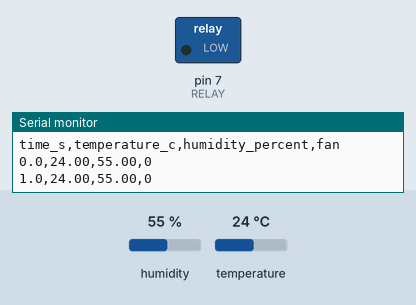
This sketch was run on a simulated Arduino Uno, built with avr-gcc and run on an emulated ATmega328P. On the bench: switched loads named in the sketch (green lamp = pin HIGH), the last lines printed to the serial monitor. Wiring (inferred from the names in the program): BME280 sensor at I2C address 0x76. Inputs (shaded band) come from the test bench; at power-on: humidity 55 %, temperature 24 °C.

Above: at 1.2 s.
1.3 s: humidity set to 68 %
3.2 s: humidity set to 72 %
At 4.8 s:
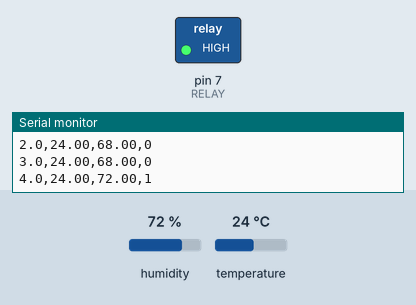
5.5 s: humidity set to 66 %
7.2 s: humidity set to 63 %
At 9.2 s:
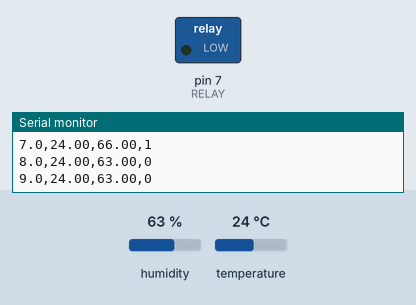
9.5 s: humidity set to 88 %
At 11.2 s:
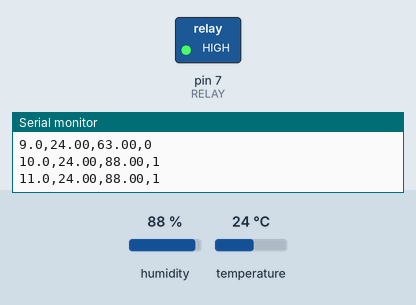
Timing chart, 0 to 12.5 s (numbered marks = the images above; inputs shaded):
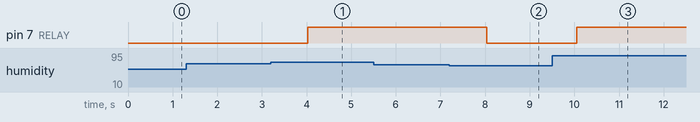

Measured:
- the behaviour switches between 69 and 70 % on humidity (found by bisection; images 0 and 1)
- the behaviour switches between 65 and 64 % on humidity (found by bisection; images 1 and 2)
- after the input at 3.2 s, pin 7 (RELAY): LOW → HIGH after 0.83 s
- after the input at 7.2 s, pin 7 (RELAY): HIGH → LOW after 0.84 s
- after the input at 9.5 s, pin 7 (RELAY): LOW → HIGH after 0.55 s

The sketch:

fan-control.ino
```cpp
#include <Wire.h>
// @pin SDA=A4
// @pin SCL=A5
// @pin RELAY=D7
// @baud 9600
const byte BME=0x76;
uint16_t digT1,digP1;
int16_t digT2,digT3,digP2,digP3,digP4,digP5,digP6,digP7,digP8,digP9;
byte digH1,digH3;
int16_t digH2,digH4,digH5;
int8_t digH6;
int32_t tFine;
byte bmeRead8(byte reg) {
  Wire.beginTransmission(BME);
  Wire.write(reg);
  Wire.endTransmission(false);
  Wire.requestFrom(BME,(byte)1);
  return Wire.read();
}
uint16_t bmeRead16LE(byte reg) {
  uint16_t lo=bmeRead8(reg),hi=bmeRead8(reg+1);
  return lo|(hi<<8);
}
int16_t bmeReadS16LE(byte reg) {
  return (int16_t)bmeRead16LE(reg);
}
uint32_t bmeRead20(byte reg) {
  Wire.beginTransmission(BME);
  Wire.write(reg);
  Wire.endTransmission(false);
  Wire.requestFrom(BME,(byte)3);
  byte msb=Wire.read();
  byte lsb=Wire.read();
  byte xlsb=Wire.read();
  return ((uint32_t)msb<<12)|((uint16_t)lsb<<4)|(xlsb>>4);
}
void bmeWrite8(byte reg,byte value) {
  Wire.beginTransmission(BME);
  Wire.write(reg);
  Wire.write(value);
  Wire.endTransmission();
}
bool bmeBegin() {
  if(bmeRead8(0xD0)!=0x60)return false;
  digT1=bmeRead16LE(0x88);
  digT2=bmeReadS16LE(0x8A);
  digT3=bmeReadS16LE(0x8C);
  digP1=bmeRead16LE(0x8E);
  digP2=bmeReadS16LE(0x90);
  digP3=bmeReadS16LE(0x92);
  digP4=bmeReadS16LE(0x94);
  digP5=bmeReadS16LE(0x96);
  digP6=bmeReadS16LE(0x98);
  digP7=bmeReadS16LE(0x9A);
  digP8=bmeReadS16LE(0x9C);
  digP9=bmeReadS16LE(0x9E);
  digH1=bmeRead8(0xA1);
  digH2=bmeReadS16LE(0xE1);
  digH3=bmeRead8(0xE3);
  byte e4=bmeRead8(0xE4),e5=bmeRead8(0xE5),e6=bmeRead8(0xE6);
  digH4=((int16_t)(int8_t)e4<<4)|(e5&15);
  digH5=((int16_t)(int8_t)e6<<4)|(e5>>4);
  digH6=(int8_t)bmeRead8(0xE7);
  bmeWrite8(0xF2,1);
  bmeWrite8(0xF4,0x27);
  bmeWrite8(0xF5,0xA0);
  return true;
}
float bmeTemperatureC() {
  int32_t adc=bmeRead20(0xFA);
  int32_t v1=((((adc>>3)-((int32_t)digT1<<1)))*digT2)>>11;
  int32_t v2=(((((adc>>4)-digT1)*((adc>>4)-digT1))>>12)*digT3)>>14;
  tFine=v1+v2;
  return ((tFine*5+128)>>8)/100.0;
}
float bmePressureHpa() {
  int64_t v1=(int64_t)tFine-128000,v2=v1*v1*digP6;
  v2+=((v1*digP5)<<17);
  v2+=((int64_t)digP4<<35);
  v1=((v1*v1*digP3)>>8)+((v1*digP2)<<12);
  v1=(((((int64_t)1<<47)+v1))*digP1)>>33;
  if(v1==0)return NAN;
  int64_t p=1048576-bmeRead20(0xF7);
  p=(((p<<31)-v2)*3125)/v1;
  v1=(digP9*(p>>13)*(p>>13))>>25;
  v2=(digP8*p)>>19;
  p=((p+v1+v2)>>8)+((int64_t)digP7<<4);
  return p/25600.0;
}
float bmeHumidity() {
  byte hMsb=bmeRead8(0xFD),hLsb=bmeRead8(0xFE);
  int32_t adc=((uint32_t)hMsb<<8)|hLsb;
  int32_t v=tFine-76800;
  v=(((((adc<<14)-((int32_t)digH4<<20)-((int32_t)digH5*v))+16384)>>15)*
  (((((((v*digH6)>>10)*(((v*digH3)>>11)+32768))>>10)+2097152)*digH2+8192)>>14));
  v-=(((((v>>15)*(v>>15))>>7)*digH1)>>4);
  v=constrain(v,0,419430400);
  return (v>>12)/1024.0;
}
const byte RELAY=7;
// @tunable humidityOnPercent
float humidityOnPercent = 70.0;
// 끄는 기준. 켜는 기준과 같게 두면 경계에서 팬이 반복해 켜졌다 꺼집니다.
// 기준 차이 실험은 이 값을 켜는 기준과 같게(차이 0) 또는 5 낮게 두고 반복하세요.
float humidityOffPercent = 65.0;
bool fanOn = false;
void setup() {
  Serial.begin(9600);
  Wire.begin();
  if(!bmeBegin())Serial.println("# BME280_ERROR");
  pinMode(RELAY,OUTPUT);
  digitalWrite(RELAY,LOW);
  Serial.println("time_s,temperature_c,humidity_percent,fan");
}
void loop() {
  float t=bmeTemperatureC(), h=bmeHumidity();
  if (h>=humidityOnPercent || t>=30.0) fanOn=true;
  else if (h<=humidityOffPercent && t<30.0) fanOn=false;
  digitalWrite(RELAY,fanOn);
  Serial.print(millis()/1000.0,1);
  Serial.print(',');
  Serial.print(t,2);
  Serial.print(',');
  Serial.print(h,2);
  Serial.print(',');
  Serial.println(fanOn ? 1 : 0);
  delay(1000);
}
```
